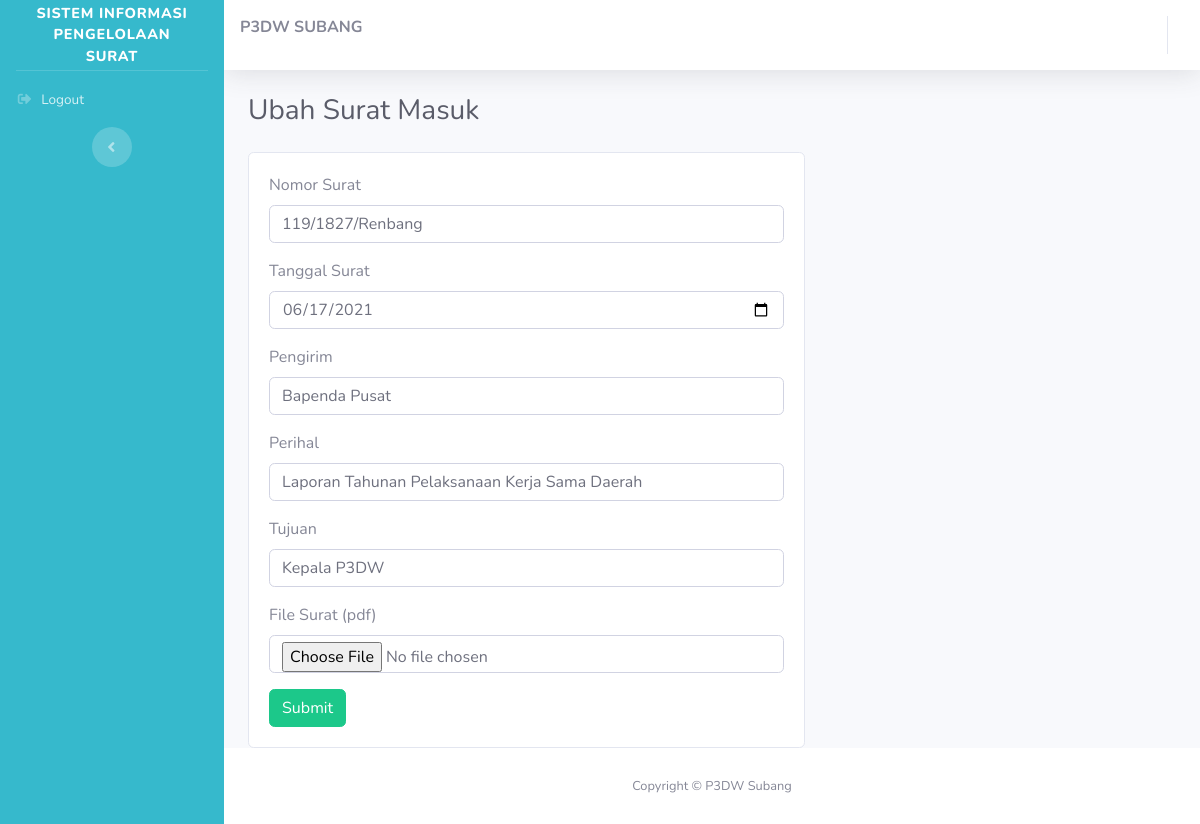
The app's page /admin/surat_masuk/ubah/6 with its own data.
### tables this page shows
CREATE TABLE `surat_masuk` (
  `id_surat_masuk` int(11) NOT NULL,
  `no_surat` varchar(191) NOT NULL,
  `tanggal` date NOT NULL,
  `perihal` varchar(191) NOT NULL,
  `file` varchar(191) NOT NULL,
  `pengirim` varchar(191) NOT NULL,
  `status` int(191) NOT NULL,
  `tujuan` varchar(191) NOT NULL
);

### application/controllers/admin/SuratMasuk.php (called while the page is built, shortened)
<?php
class SuratMasuk extends CI_Controller{
	public function edit($id_surat_masuk)
	{
		$data           = $this->db->get_where('surat_masuk', ['id_surat_masuk' => $id_surat_masuk])->row_array();
		$data['title']  = "Ubah Surat Masuk";
		$this->load->view('templates_admin/header', $data);
		$this->load->view('templates_admin/sidebar');
		$this->load->view('admin/editSuratMasuk',$data);
		$this->load->view('templates_admin/footer');
	}
}
?>

### index.php (called while the page is built, shortened)
<?php
require_once BASEPATH.'core/CodeIgniter.php';

### application/views/admin/editSuratMasuk.php (the view, shortened to what this page needs)
<div class="container-fluid">
  <div class="d-sm-flex align-items-center justify-contetnt-between mb-4">
    <h1 class="h3 mb-0 text-gray-800"><?php echo $title ?></h1>
  </div>
  <div class="card" style="width: 60%;">
    <div class="card-body">
      <form method="POST" action="<?php echo base_url('admin/surat_masuk/ubah/' . $id_surat_masuk) ?>" enctype="multipart/form-data">
        <div class="form-group">
          <label>Nomor Surat</label>
          <input type="text" name="no_surat" class="form-control" value="<?= $no_surat; ?>">
        </div>
        <div class="form-group">
          <label>Tanggal Surat</label>
          <input type="date" name="tanggal" class="form-control" value="<?= $tanggal; ?>">
        </div>
        <div class="form-group">
          <label>Pengirim</label>
          <input type="text" name="pengirim" class="form-control" value="<?= $pengirim; ?>">
        </div>
        <div class="form-group">
          <label>Perihal</label>
          <input type="text" name="perihal" class="form-control" value="<?= $perihal; ?>">
        </div>
        <div class="form-group">
          <label>Tujuan</label>
          <input type="text" name="tujuan" class="form-control" value="<?= $tujuan; ?>">
        </div>
        <div class="form-group">
          <label>File Surat (pdf)</label>
          <input type="file" name="file" class="form-control">
        </div>
        <button type="submit" class="btn btn-success">Submit</button>
      </form>
    </div>
  </div>
</div>

### records on screen
surat_masuk: no_surat "119/1827/Renbang", tanggal "06/17/2021", pengirim "Bapenda Pusat", perihal "Laporan Tahunan Pelaksanaan Kerja Sama Daerah", tujuan "Kepala P3DW"

### other values on screen
$title "Ubah Surat Masuk"
